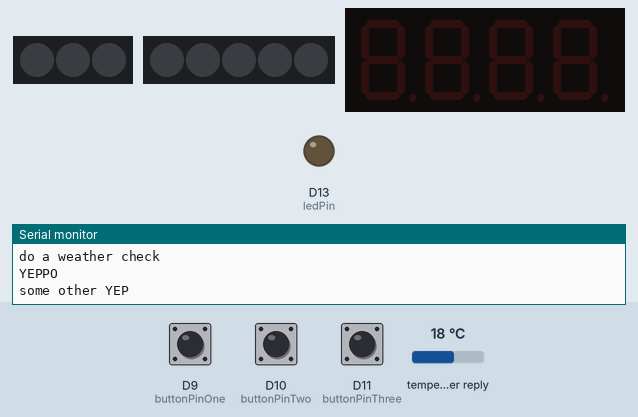
This sketch was run on a simulated Arduino MKR. Shown: 3 RGB LEDs in strip order, left to right, 5 RGB LEDs in strip order, left to right, 4-digit seven-segment display, output pins drawn as LEDs (lit = HIGH), the last lines printed to the serial monitor. The test bench sets the inputs (shaded band); at power-on: D9 (buttonPinOne) LOW, D10 (buttonPinTwo) LOW, D11 (buttonPinThree) LOW, temperature in the weather reply 18 °C. Dim RGB values are drawn brighter than linear; WiFi joins after 1.5 s; servers stay silent unless stated; web services answer with replies made up by the test bench.

Above: at 2.7 s.
2.8 s: D9 (buttonPinOne) pulled HIGH for 0.15 s
At 3.7 s:
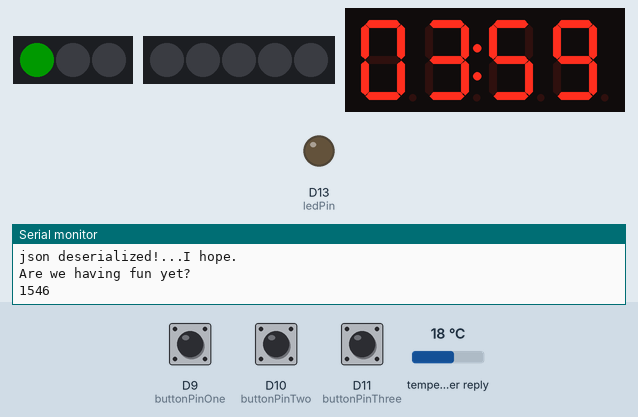
5.9 s: D10 (buttonPinTwo) pulled HIGH for 0.15 s
At 7.2 s:
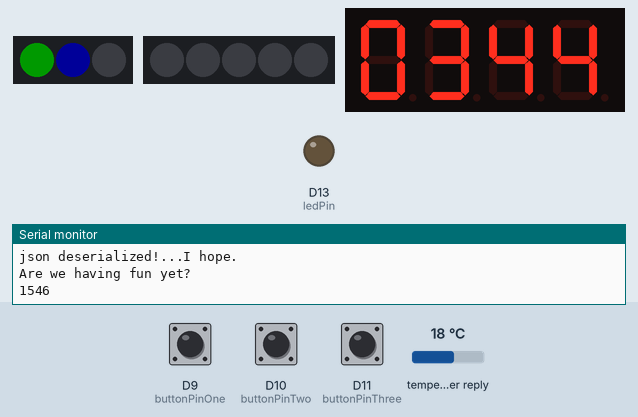
7.5 s: D11 (buttonPinThree) pulled HIGH for 0.15 s
At 8.3 s:
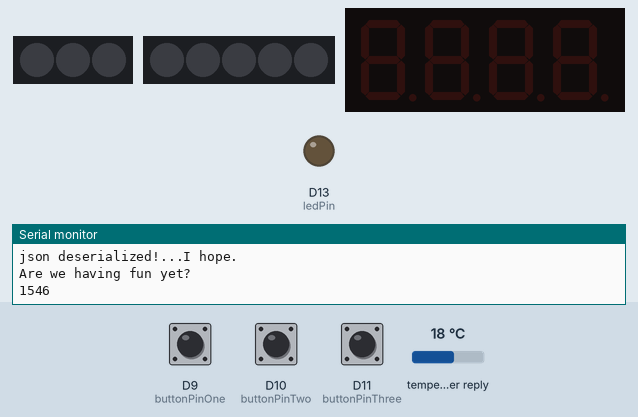
9.1 s: D10 (buttonPinTwo) pulled HIGH for 1 s
At 11.4 s:
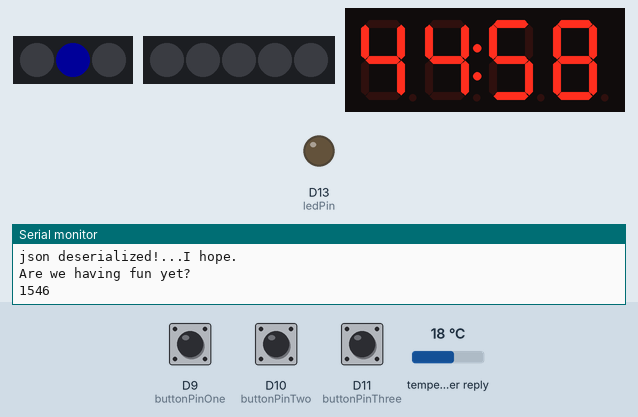
13.1 s: D9 (buttonPinOne) pulled HIGH for 1 s
At 13.9 s:
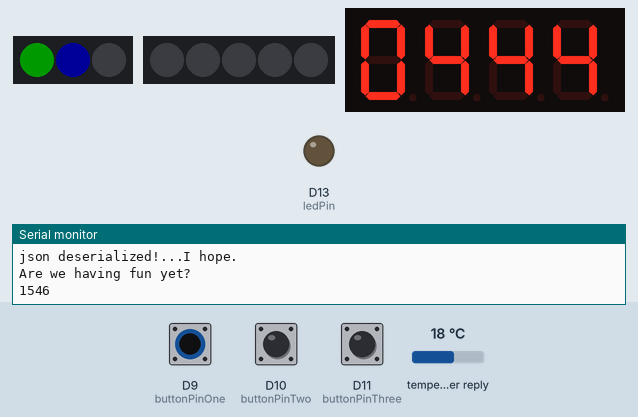
15.6 s: D11 (buttonPinThree) pulled HIGH for 1 s
At 16.4 s:
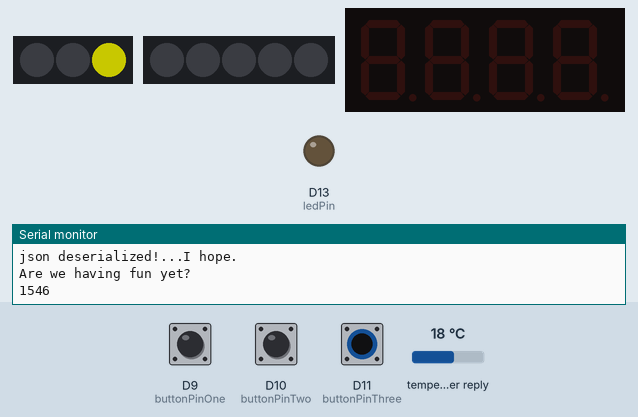
Timing chart, 0 to 18.6 s (numbered marks = the images above; inputs shaded):
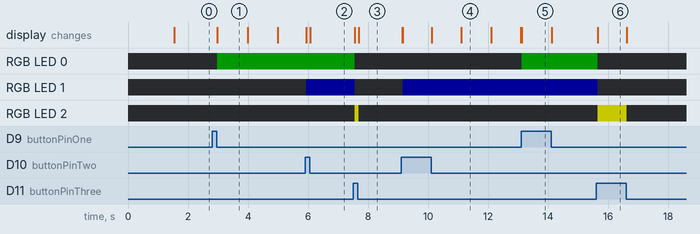

Measured:
- after the input at 2.8 s, RGB LED 0: off → RGB(0, 25, 0) after 0.17 s; the display: first changes after 0.17 s (image 1 shows a later state)
- after the input at 5.9 s, the display: first changes at once (image 2 shows a later state)
- after the input at 7.5 s, RGB LED 0: RGB(0, 25, 0) → off after 0.06 s; RGB LED 1: RGB(0, 0, 25) → off after 0.06 s; RGB LED 2: off → RGB(100, 100, 0) after 0.06 s, → off 0.13 s later; the display: first changes after 0.06 s (image 3 shows a later state)
- after the input at 9.1 s, RGB LED 1: off → RGB(0, 0, 25) after 0.05 s; the display: first changes at once (image 4 shows a later state)
- after the input at 13.1 s, the display: changes at once (image 5)
- after the input at 15.6 s, RGB LED 0: RGB(0, 25, 0) → off after 0.06 s; RGB LED 1: RGB(0, 0, 25) → off after 0.06 s; RGB LED 2: off → RGB(100, 100, 0) after 0.06 s, → off 0.96 s later; the display: changes after 0.06 s (image 6)
- what the display in image 4 shows lasts 1.0 s, from 11.1 s to 12.1 s

The sketch:

eunas.ino
```cpp
/*
  Enclosed Universal Notification and Alarm System EUNAS (yoo nis)

  ######## ##     ## ##    ##    ###     ######
  ##       ##     ## ###   ##   ## ##   ##    ##
  ##       ##     ## ####  ##  ##   ##  ##
  ######   ##     ## ## ## ## ##     ##  ######
  ##       ##     ## ##  #### #########       ##
  ##       ##     ## ##   ### ##     ## ##    ##
  ########  #######  ##    ## ##     ##  ######

  i took a bunch of spare parts to make a timer for my coffee and laundy.
  I didn't want an audio alarm, like the rest of my timers...and I wanted
  custom times for one button presses.
  buuuuut...If I'm making something I should make it usefuller.
  How about a weather alarm so I know when to cover my car?
  How about a notification for my favorite streamers?

  Done:
  Buttons
  timer
  4 digit display
  strip of 3 neo pixels for the buttons
  wifi
  github
  weather

  todo:
  Twitch
    wow it's achully really hard.

    I'm pretty sure that my https get calls are missing root certs and the
    arduino flasher is borked for the feather:
    "Can't find board with adafruit:samd:adafruit_feather_m0 fbnq"???
    ...
    Then the WebSocket server and client relationship is way too big for
    testing "isLive"
    ...
    The last thing that (I can think of that) prolly works is to send in simple
    api requests authed via a stored access token.  smol ... and added to a timer.


*/

const bool testMode = false;  //set the timers to a few seconds.

//4 digit display
#include <TM1637Display.h>
//four digit display thing stuff
// Module connection pins (Digital Pins)
#define CLK 5
#define DIO 6
TM1637Display display(CLK, DIO);

//Wifi
// #include <SPI.h>
#include <WiFi101.h>
#include "arduino_secrets.h"
int status = WL_IDLE_STATUS;
WiFiClient client;
char ssid[] = SECRET_SSID; //  your network SSID (name)
char pass[] = SECRET_PASS;//  your network PASSWORD ()

//weather stuff
char server[] = "api.openweathermap.org";
//open weather map api key
String apiKey = SECRET_APIKEY;
String lat = SECRET_LAT;
String lon = SECRET_LON;
int weatherCount = 12;
String weatherCountString = String(weatherCount);
//jsonWeatherstuff
#include <ArduinoJson.h>
bool weatherWarning = false;
bool weatherAlarm = false;
// Schedule vars
unsigned long weatherCheck;  // millis
// unsigned long weatherFreq = 5000;  // test
unsigned long weatherFreq = 3600000;  // one hour for realz

//Neo Pixel LED stuff
#include <Adafruit_NeoPixel.h>

// neo pixel data pin for buttons
#define LED_PIN   15 // button strip
// How many NeoPixels are attached buttons?  Button NeoPixel Strip
#define LED_COUNT 3  // button strip
// Declare our NeoPixel strip object:
Adafruit_NeoPixel buttStrip(LED_COUNT, LED_PIN, NEO_GRB + NEO_KHZ800);

// neo pixel data pin for notification strip
#define LED_PIN_TWO   16 // button strip
// How many NeoPixels are on the top?  Button NeoPixel Strip
#define LED_COUNT_TWO 5  // button strip
// Declare our NeoPixel strip object:
Adafruit_NeoPixel notiStrip(LED_COUNT_TWO, LED_PIN_TWO, NEO_GRB + NEO_KHZ800);

// button states and stuff
int buttonStateOne = 0;  // variable for reading the pushbutton status
int buttonStateTwo = 0;  // variable for reading the pushbutton status
int buttonStateThree = 0;  // variable for reading the pushbutton status
// constants won't change. They're used here to set pin numbers:
const int buttonPinOne = 9;  // the number of the first button
const int buttonPinTwo = 10;  // the number of the second button
const int buttonPinThree = 11;  // the number of the third button
const int ledPin = 13;    // the number of the SMD LED pin (blink.ino)

// timer vars
long timerOne = 240000; //length of timer one
long timerTwo = 2700000; //length of timer2
//timer states
bool timerStateOne = false;  //do we count?
bool timerStateTwo = false;
bool timerAlarmOne = false;   //did we forget?
bool timerAlarmTwo = false;
// int generalCounter = 0;
unsigned long timExpireyOne;
unsigned long timExpireyTwo;
unsigned long rightMeow;
unsigned long funCheck; // test timer for chirping at the serial port.
unsigned long funFreq = 600000; // test timer for chirping at the serial port.

// Coffee Timer vars:


void setup() {

  //Configure pins for Adafruit ATWINC1500 Feather
  WiFi.setPins(8,7,4,2);

  //Initialize serial and wait for port to open:
  Serial.begin(9600);

  pinMode(ledPin, OUTPUT);  // initialize digital pin 13 as an output (from the blink tutorial)
  digitalWrite(ledPin, LOW);    // turn the LED off by making the voltage LOW

  // initialize the pushbutton pins as an inputs:
  pinMode(buttonPinOne, INPUT);
  pinMode(buttonPinTwo, INPUT);
  pinMode(buttonPinThree, INPUT);

  if (testMode) {
    timerOne = 11000; //length of timer one
    timerTwo = 14000; //length of timer2
  }

  buttStrip.begin();            // INITIALIZE NeoPixel strip object (REQUIRED)
  buttStrip.show();             // Turn OFF all pixels ASAP
  buttStrip.setBrightness(255); // Set BRIGHTNESS to about 1/5 (max = 255)

  notiStrip.begin();            // INITIALIZE NeoPixel strip object (REQUIRED)
  notiStrip.show();             // Turn OFF all pixels ASAP
  notiStrip.setBrightness(255); // Set BRIGHTNESS to about 1/5 (max = 255)

  //four digit display thing stuff
  // uint8_t data[] = { 0xff, 0xff, 0xff, 0xff };
  uint8_t blank[] = { 0x00, 0x00, 0x00, 0x00 };
  // display.setBrightness(0x00);
  display.setBrightness(0xFF);

  // All segments on
  display.setSegments(blank);

  //Start the wifi
  Serial.print("Attempting to connect to SSID: ");
  Serial.println(ssid);
  status = WiFi.begin(ssid, pass);
  if (status == WL_CONNECTED) {
    Serial.println("crazy it worked!");
    // notiStrip.setPixelColor(4,notiStrip.Color(0,5,0));
  } else {
    status = WiFi.begin(ssid,pass);
    // Serial.println("No Internet! WTF...I'm going on without it."); // ---------Test --------
    // notiStrip.setPixelColor(4,notiStrip.Color(5,0,0));
  }
  notiStrip.show();

  //when will then be now?
  rightMeow = millis();  // timers
  weatherCheck = millis();  // Weather check
  funCheck = millis();  // Fun check
}


void loop() {

  //when will then be now?
  rightMeow = millis();

  checkButtons();

  checkSchedule();
  // checkAlarms();

  updateDisplay();

  updateLights();

}


void checkButtons () {  // Read the buttons and do something

  //read the buttons
  buttonStateOne = digitalRead(buttonPinOne);
  buttonStateTwo = digitalRead(buttonPinTwo);
  buttonStateThree = digitalRead(buttonPinThree);

  // Start the coffee timer
  if (buttonStateOne == HIGH && timerAlarmOne == false) {
    // Start timer one
    timerStateOne = true;
    timExpireyOne = rightMeow + timerOne;
    // buttStrip.setPixelColor(0,buttStrip.Color(0, 25, 0));
  } else if (buttonStateOne == HIGH && timerAlarmOne == true) {
    //cancel timer one
    // buttStrip.setPixelColor(0,buttStrip.Color(100,100,0));
    // buttStrip.show();
    timerAlarmOne = false;
    delay(500);
  }
  // Start the laundry timer
  if (buttonStateTwo == HIGH && timerAlarmTwo == false) {
    timerStateTwo = true;
    timExpireyTwo = rightMeow + timerTwo;
    // buttStrip.setPixelColor(1,buttStrip.Color(0, 0, 25));
    // checkWeather(lat,lon,apiKey,weatherCountString); // Testing ------------------------------------
  } else if (buttonStateTwo == HIGH && timerAlarmTwo == true) {
    // you can reset individual alarms if they are done and multiple timers are going off.
    // buttStrip.setPixelColor(1,buttStrip.Color(100,100,0));
    // buttStrip.show();
    timerAlarmTwo = false;
    delay(500);
  }
  //LED Test easter egg Run rainbows across all the led's
  if (buttonStateThree == HIGH && buttonStateOne == HIGH) {
    checkWeather(lat,lon,apiKey,weatherCountString); // Testing ------------------------------------
    rainbow(8);
    // getWeather(); // Testing -----------------------------------------------------------------------
  }
  // Cancel or reset or something
  if (buttonStateThree == HIGH) {
    // Reset the states and alarms.
    timerStateOne = false;
    timerStateTwo = false;
    timerAlarmOne = false;
    timerAlarmTwo = false;
    //Timer is running or was in alarm mode: turn off button LED
    buttStrip.setPixelColor(0,buttStrip.Color(0,0,0));
    buttStrip.setPixelColor(1,buttStrip.Color(0,0,0));
    buttStrip.setPixelColor(2,buttStrip.Color(100,100,0));
    // Update the 4 digit display
    uint8_t blank[] = { 0x00, 0x00, 0x00, 0x00 };
    // display.setBrightness(0x00);
    display.setSegments(blank);
    buttStrip.show();
  } else {
    buttStrip.setPixelColor(2,buttStrip.Color(0,0,0));
    buttStrip.show();
  }
}


void checkSchedule() { //check if we are over any timers or scheduled events.
  //check if we need to do the weather or other long term stuff.
  unsigned long newRightMeow = millis();
  if (weatherCheck < newRightMeow) {
    Serial.println("do a weather check");
    checkWeather(lat,lon,apiKey,weatherCountString);
    weatherCheck = weatherCheck + weatherFreq;
  }
  if (funCheck < newRightMeow) {
    Serial.println("Are we having fun yet?");
    Serial.println(newRightMeow);
    // checkWeather(lat,lon,apiKey,weatherCountString);
    // weatherCheck = weatherCheck + weatherFreq;
    funCheck = funCheck + funFreq;
  }
  // int newCount = 0; //the number we should be displaying:
  // We just passed a timer threshold.
  if (timerStateOne == true && timExpireyOne < rightMeow) {
    timerAlarmOne = true;
    timerStateOne = false;
  }
  // if the alarm was previously just on we're going into alarm mode
  if (timerStateTwo == true && timExpireyTwo < rightMeow) {
    timerAlarmTwo = true;
    timerStateTwo = false;
  }
}


void updateDisplay() {  // check the status of the timers and update the display
  int newCountOne = (timExpireyOne - rightMeow)/1000; // (seconds) the number we should be displaying:
  int newCountTwo = (timExpireyTwo - rightMeow)/1000; // (seconds) the number we should be displaying:
  //make a piecemeal display
  uint8_t blankTwo[] = { 0x00, 0x00, 0x00, 0x00 };  //for display

  if (timerAlarmOne || timerAlarmTwo) {
    display.setBrightness(0xff);
  } else {
    display.setBrightness(0x00);
  }

  if (timerAlarmOne && timerAlarmTwo) {  //Technically this isn't necessary...but the display doesn't work without it
    display.showNumberDec(0,true);
  } else if ((timerAlarmOne && ! timerStateTwo) || (timerAlarmTwo && ! timerStateOne)) {
    display.showNumberDecEx(0, 0b01000000, true);
  }

  //we have a disp hog:
  if ((timerStateOne || timerAlarmOne) != (timerStateTwo || timerAlarmTwo)){
    // we got a hog!
    //make way for a display hog
    if (! timerStateTwo && ! timerAlarmTwo) { //check if timer two is doing something
      if (timerStateOne) {  //that means timer state one can hog the display.
        //hog the display:
        int hCountOne = (newCountOne / 60)*100 + (newCountOne % 60);
        display.showNumberDecEx(hCountOne, 0b01000000, true);
      }
    } else if (! timerStateOne && ! timerAlarmOne) { //check if timer one is doing something
      if (timerStateTwo) {  //that means timer state two can hog the display.
        //hog the display:
        int hCountTwo = (newCountTwo / 60)*100 + (newCountTwo % 60);
        display.showNumberDecEx(hCountTwo, 0b01000000, true);
        delay(10);
      }
    }
  } else {
    // populate it individually:
    if (timerStateOne) {
      // if we have over a minute left report the minutes...else seconds
      if (newCountOne < 60) {
        // report last two digits
        blankTwo[0] = display.encodeDigit(newCountOne / 10 % 10);
        blankTwo[1] = display.encodeDigit(newCountOne % 10);
        // Serial.println("'bingo'");
      } else {
        //report tens of minutes and minutes
        blankTwo[0] = display.encodeDigit(newCountOne / 600 % 10);
        blankTwo[1] = display.encodeDigit(newCountOne / 60 % 10);
        // Serial.println("'bongo'");
      }
    } else {
      blankTwo[0] = 0x00;
      blankTwo[1] = 0x00;
    }
    if (timerAlarmOne) { //Timer is in alarm mode
      //update the display
      display.setBrightness(0xff);
      blankTwo[0] = display.encodeDigit(0);
      blankTwo[1] = display.encodeDigit(0);
    }
    if (timerStateTwo) {
      if (newCountTwo < 60) {
        blankTwo[2] = display.encodeDigit(newCountTwo / 10 % 10);
        blankTwo[3] = display.encodeDigit(newCountTwo % 10);
      } else {
        blankTwo[2] = display.encodeDigit(newCountTwo / 600 % 10);
        blankTwo[3] = display.encodeDigit(newCountTwo / 60 % 10);
      }
    } else {
      blankTwo[2] = 0x00;
      blankTwo[3] = 0x00;
    }
    if (timerAlarmTwo) { // Timer 2 is alarm state
      //update the display
      display.setBrightness(0xff);
      blankTwo[2] = display.encodeDigit(0);
      blankTwo[3] = display.encodeDigit(0);
    }
    display.setSegments(blankTwo);
  }
}


void updateLights() {  // look at the states and update the button LED's and the notification LED's
  // turn off button led
  if ( ! timerStateOne && ! timerAlarmOne ) { buttStrip.setPixelColor(0,buttStrip.Color(0,0,0)); }
  // In progress status light
  if (timerStateOne) {buttStrip.setPixelColor(0,buttStrip.Color(0,25,0));} // turn on first button
  // Turn off button LED
  if (timerAlarmOne) {buttStrip.setPixelColor(0,buttStrip.Color(255,0,0));} // turn on first button
  // Turn off button LED
  if ( ! timerStateTwo && ! timerAlarmTwo ) { buttStrip.setPixelColor(1,buttStrip.Color(0,0,0)); }
  // Second timer progress light
  if (timerStateTwo) {buttStrip.setPixelColor(1,buttStrip.Color(0,0,25));} // turn on Second button
  //edge case where I get two cups of coffee during a laundry cycle
  if (timerAlarmTwo) {buttStrip.setPixelColor(1,buttStrip.Color(255,0,0));} // turn on second button
  //this resets brightness and alarm status for the top leds
  if ( ! timerAlarmOne && ! timerAlarmTwo) {
    // reset brightness to low
    // display.setBrightness(0);
    // Turn off the top lights
    notiStrip.setPixelColor(0,(0,0,0));
    notiStrip.setPixelColor(1,(0,0,0));
    notiStrip.setPixelColor(2,(0,0,0));
    notiStrip.setPixelColor(3,(0,0,0));
    notiStrip.setPixelColor(4,(0,0,0));
  }
  if (timerAlarmOne == true || timerAlarmTwo == true) {
    //light the top lights:
    notiStrip.setPixelColor(0,buttStrip.Color(255,0,0));
    notiStrip.setPixelColor(1,buttStrip.Color(255,0,0));
    notiStrip.setPixelColor(2,buttStrip.Color(255,0,0));
    notiStrip.setPixelColor(3,buttStrip.Color(255,0,0));
    // notiStrip.setPixelColor(4,buttStrip.Color(255,0,0));
    // display.setBrightness(0xFF);
  }
  //check wifi/weather
  if (status != WL_CONNECTED) {
    Serial.println("NO Internet! WTF...I'm going on without it.");
    notiStrip.setPixelColor(4,notiStrip.Color(5,0,0));
  } else if (weatherAlarm) {
    // Serial.println("le weather alarm");
    notiStrip.setPixelColor(4,notiStrip.Color(0,0,5));
  } else if (weatherWarning) {
    // Serial.println("le weather warning");
    notiStrip.setPixelColor(4,notiStrip.Color(0,5,0));
  } else {
    // Serial.println("bueno weather");
    notiStrip.setPixelColor(4,notiStrip.Color(0,0,0));
  }
  buttStrip.show();
  notiStrip.show();
}


// Rainbow cycle along whole strip. Pass delay time (in ms) between frames.
void rainbow(int wait) {  // just a test loop for testing and lulz
  // Hue of first pixel runs 5 complete loops through the color wheel.
  // Color wheel has a range of 65536 but it's OK if we roll over, so
  // just count from 0 to 5*65536. Adding 256 to firstPixelHue each time
  // means we'll make 5*65536/256 = 1280 passes through this loop:
  for(long firstPixelHue = 0; firstPixelHue < 5*65536; firstPixelHue += 256) {
    // buttStrip.rainbow() can take a single argument (first pixel hue) or
    // optionally a few extras: number of rainbow repetitions (default 1),
    // saturation and value (brightness) (both 0-255, similar to the
    // ColorHSV() function, default 255), and a true/false flag for whether
    // to apply gamma correction to provide 'truer' colors (default true).
    buttStrip.rainbow(firstPixelHue);
    notiStrip.rainbow(firstPixelHue);
    // Above line is equivalent to:
    // buttStrip.rainbow(firstPixelHue, 1, 255, 255, true);
    buttStrip.show(); // Update strip with new contents
    notiStrip.show(); // Update strip with new contents
    delay(wait);  // Pause for a moment
  }
  buttStrip.clear();
  notiStrip.clear();
}


void checkWeather(String lat, String lon, String apiKey, String wCountS) {  // strip out the precipitation data.
  // get some weather
  if (!client.connect("api.openweathermap.org", 80)) {
    Serial.println(F("Connection failed"));
    return;
  } else {
    Serial.println("YEPPO");
  }

  // Send HTTP request
  client.print(F("GET /data/2.5/forecast?"));
  client.print("lat="+lat);
  client.print("&lon="+lon);
  client.print("&appid="+apiKey);
  client.println("&cnt="+wCountS);

  client.println(F("Host: api.openweathermap.org"));
  client.println(F("Connection: close"));
  if (client.println() == 0) {
    Serial.println(F("Failed to send request"));
    client.stop();
    return;
  } else {
    Serial.println("some other YEP");
  }

  String leJsonString;
  while (client.connected()) {
    leJsonString = client.readStringUntil('\n');
    // Serial.println(lineOne);
  }

  // per the assistant https://arduinojson.org/v6/assistant/#/step1
  StaticJsonDocument<48> filter;
  filter["list"][0]["pop"] = true;

  StaticJsonDocument<512> doc;
  DeserializationError error = deserializeJson(doc, leJsonString, DeserializationOption::Filter(filter));

  if (error) {
    Serial.print("deserializeJson() failed: ");
    Serial.println(error.c_str());
    return;
  }

  for (JsonObject list_item : doc["list"].as<JsonArray>()) {
    float list_item_pop = list_item["pop"]; // array of 12 floats (number of weatherCount's)
  }

  if (doc.isNull()) {
    Serial.println("nada from the weather server...maybe clear weather?");
  } else {
    Serial.println("found a not isNull...Weather responded.");
  }

  float popArray [weatherCount];  // make an array of floats for the precip percentage numbers
  for (int i = 0; i < (weatherCount-1); i++) {
    popArray[i]=doc["list"][i]["pop"];
    if (doc["list"][i]["pop"]>0.5){
      weatherWarning = true; //  if anything is better than half chances for rain, I want a warning
    }
    // String testMessage = doc["list"][i]["pop"];  // ---test
    // Serial.println(testMessage);  // ------------------test
  }
  for (int i = 0; i < 3; i++) {  // check if the first three are above 0.5...if so...stuff.
    if (popArray[i] > 0.5) {
      weatherAlarm = true;
    }
  }
  Serial.println("json deserialized!...I hope.");

  client.stop();

}
```

Source omitted: arduino_secrets_template.h (177 bytes)
